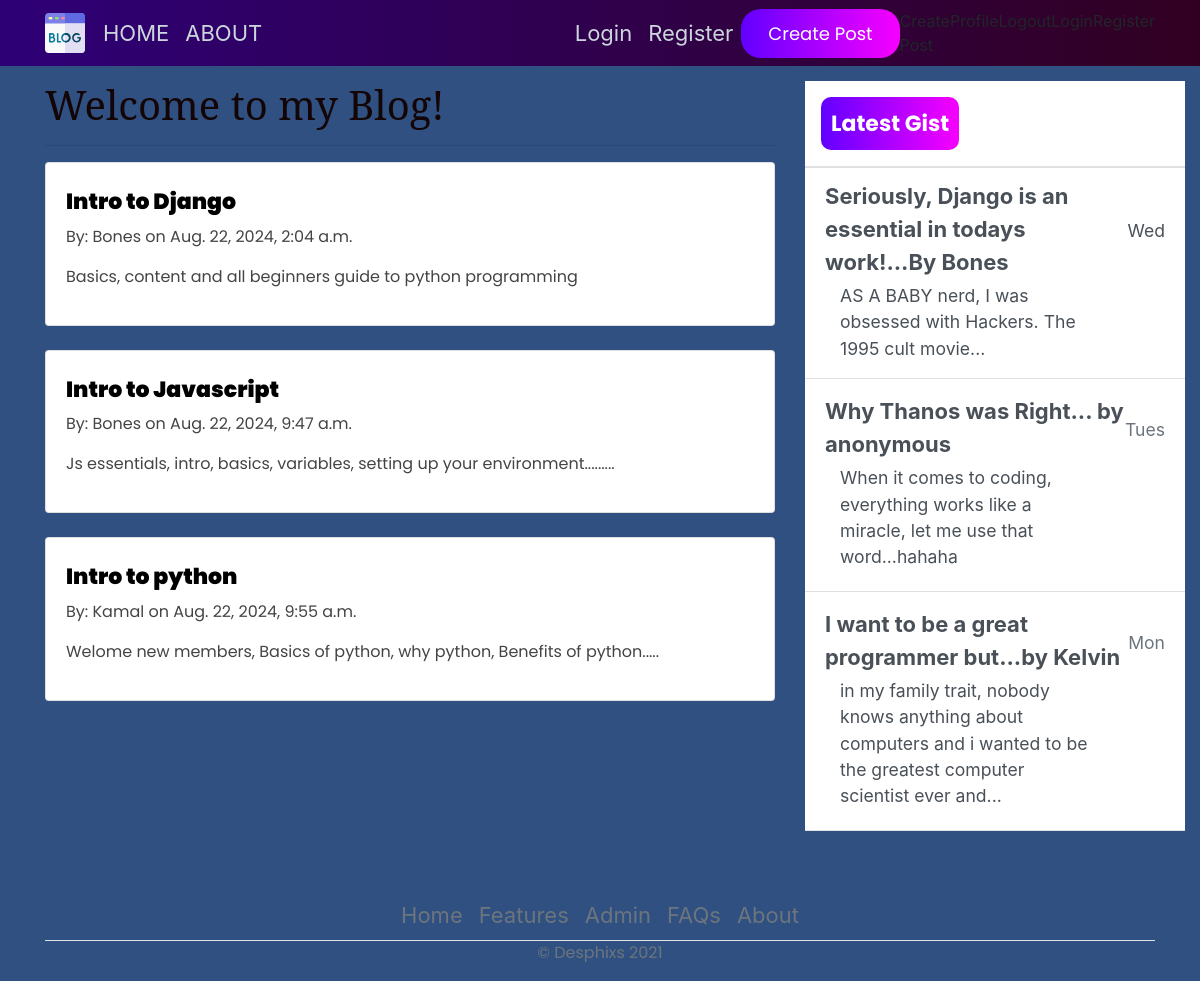
The page / on the database its author committed.
### blog/models.py (models this page shows, shortened)
class Post(models.Model):
    title = models.CharField(max_length=200)
    content = models.TextField(max_length=400)
    date_posted = models.DateTimeField(default=timezone.now)
    author = models.ForeignKey(User, on_delete=models.CASCADE)

### blog/views.py (the view)
# urls.py: path('', views.home, name="blog-home"),
def home(request):
    context = {
        'posts':Post.objects.all()
    }
    return render(request, 'blog/home.html', context)

### blog/templates/blog/home.html
{% extends 'blog/base.html' %}
{% block content %}
<h1 style="color: rgb(19, 5, 5); font-family: 'serif';">Welcome to my Blog!</h1>
<hr>
{% for posts in posts %}
    <div class="card">
        <div class="card-body">
            <h3 style="font-weight: 900; color: black;"><a href="{% url 'blog-post_detail' %}">{{ posts.title }}</a></h3>
            <p>By: {{ posts.author }} on {{ posts.date_posted }}</p>
            <p>{{ posts.content }}</p>
        </div>
    </div>
    <br>
{% endfor %}
{% endblock %}

### blog/templates/blog/base.html (shortened to what this page needs)
{% load static %}
<!DOCTYPE html>
<html>
<head>
    <link rel="stylesheet" href="https://maxcdn.bootstrapcdn.com/bootstrap/4.0.0/css/bootstrap.min.css">
    <link rel="stylesheet" href="{% static 'blog/main.css' %}">
</head>
<body>
    <header class="site-header">
      <nav class="navbar navbar-expand-md navbar-dark bg-steel fixed-top">
        <div class="container">
          <div class="collapse navbar-collapse" id="navbarToggle">
            <div class="navbar-nav mr-auto">
              <a class="nav-item nav-link" href="{% url 'blog-home' %}">HOME</a>
              <a class="nav-item nav-link" href="{% url 'blog-about' %}">ABOUT</a>
            </div>
            <div class="navbar-nav">
               <a class="nav-item nav-link" href="#">Login</a>
              <a class="nav-item nav-link" href="#">Register</a>
               <button class="noselect" style="border-radius: 20px;">Create Post</button> <br>
                Create Post
            </div>
          </div>
        </div>
      </nav>
    </header>
    <main role="main" class="container">
      <div class="row">
          <div class="col-md-8">
          </div>
        <div class="col-md-8">
           {% block content %}
           {% endblock %}
        </div>
        <div class="col-md-4">
          <div class="content-sectionw">
            <div class="d-flex flex-column align-items-stretch flex-shrink-0 bg-white" style="width: 380px;" style="padding-top: 120px;">
                <a id="list-group" style="text-decoration: none;" href="" class="d-flex align-items-center flex-shrink-0 p-3 link-dark text-decoration-none border-bottom">
                  <span class="fs-5 fw-semibold" id="gist-btn">Latest Gist</span>
                </a>
                <div class="list-group list-group-flush border-bottom scrollarea">
                  <a href="#" class="list-group-item list-group-item-action  lh-tight" aria-current="true">
                    <div class="d-flex w-100 align-items-center justify-content-between">
                      <strong class="mb-1">Seriously, Django is an essential in todays work!...By Bones
                    </strong>
                      <small>Wed</small>
                    </div>
                    <div class="col-10 mb-1 small">AS A BABY nerd, I was obsessed with Hackers. The 1995 cult movie... </div>
                  </a>
                  <a href="#" class="list-group-item list-group-item-action py-3 lh-tight">
                    <div class="d-flex w-100 align-items-center justify-content-between">
                      <strong class="mb-1">Why Thanos was Right... by anonymous</strong>
                      <small class="text-muted">Tues</small>
                    </div>
                    <div class="col-10 mb-1 small">When it comes to coding, everything works like a miracle, let me use that word...hahaha</div>
                  </a>
                  <a href="#" class="list-group-item list-group-item-action py-3 lh-tight">
                    <div class="d-flex w-100 align-items-center justify-content-between">
                      <strong class="mb-1">I want to be a great programmer but...by Kelvin</strong>
                      <small class="text-muted">Mon</small>
                    </div>
                    <div class="col-10 mb-1 small">in my family trait, nobody knows anything about computers and i wanted to be the greatest computer scientist ever and...</div>
                  </a>
                </div>
              </div>
          </div>
        </div>
      </div>
        <footer class="" >
          <ul class="nav justify-content-center border-bottom"  style="margin-top: 60px;">
            <li class="nav-item"><a href="#" class="nav-link px-2 text-muted">Home</a></li>
            <li class="nav-item"><a href="#" class="nav-link px-2 text-muted">Features</a></li>
            <li class="nav-item"><a href="admin/" class="nav-link px-2 text-muted">Admin</a></li>
            <li class="nav-item"><a href="#" class="nav-link px-2 text-muted">FAQs</a></li>
            <li class="nav-item"><a href="#" class="nav-link px-2 text-muted">About</a></li>
          </ul>
          <p class="text-center text-muted">&copy; Desphixs 2021</p>
        </footer>
    </main>
</body>
</html>

### blog/static/blog/main.css (style rules this page uses)
body { background-color: rgb(47, 80, 129); margin-top: 5rem; background-size: contain; background-repeat: no-repeat; }
h1, h2, h3, h4, h5, h6, p { color: #444444; font-family: 'Poppins', sans-serif; }
ul { margin: 0; }
.bg-steel { background: linear-gradient(270deg, rgb(49, 0, 33) 0%, rgb(46, 0, 119) 100%); }
.site-header .navbar-nav .nav-link { color: #cbd5db; }
svg { width: 50px; height: 50px; }
#gist-btn { color: black; background: linear-gradient(270deg, rgb(247, 0, 255) 0%, rgb(98, 0, 255) 100%); padding: 10px; color: white; font-family: 'Poppins', sans-serif; font-weight: bold; border-radius: 10px; }
button { font-family: 'Poppins', sans-serif; border: none; outline: 0; display: inline-block; padding: 8px; color: white; background-color: #000; text-align: center; cursor: pointer; width: 100%; font-size: 18px; transition: 1s; background: linear-gradient(270deg, rgb(247, 0, 255) 0%, rgb(98, 0, 255) 100%); }
a { text-decoration: none; font-size: 22px; color: black; }

### rows shown on the page
Post: title "Intro to Django", author "Bones", date_posted "Aug. 22, 2024, 2:04 a.m.", content "Basics, content and all beginners guide to python programming"
Post: title "Intro to Javascript", author "Bones", date_posted "Aug. 22, 2024, 9:47 a.m.", content "Js essentials, intro, basics, variables, setting up your environment........."
Post: title "Intro to python", author "Kamal", date_posted "Aug. 22, 2024, 9:55 a.m.", content "Welome new members, Basics of python, why python, Benefits of python....."
